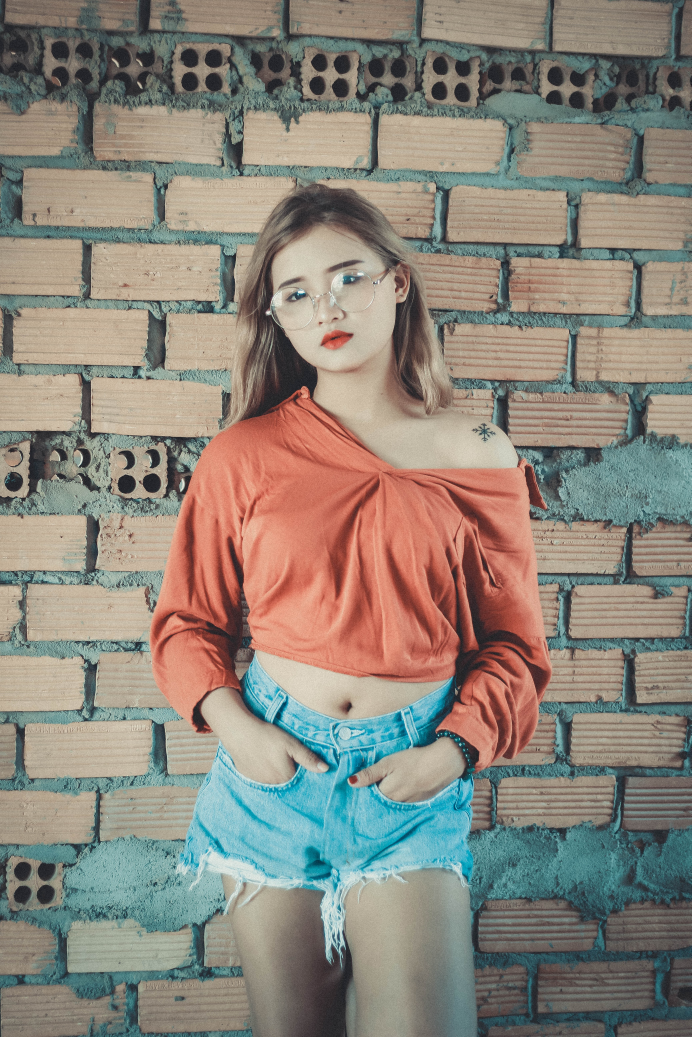
#> input picture SEM-III/ML/operations/faceDetection_Python/img3.jpg, 3456 x 5184 px (shown at 1/5 size)
$ python faceDetection2.py
#> lines starting #> are read from the running program, lines starting #| are printed output that depends on the picture
import matplotlib.pyplot as plt
import cv2

img1 = cv2.imread("img3.jpg")
#> img1 is the input picture: shape (5184, 3456, 3); mean B, G, R 123.1, 133.6, 140.4
print(img1)
#> (printed output is left out)
print(img1.shape)  # (4882, 3255, 3)
#| (5184, 3456, 3)

grayimg1 = cv2.cvtColor(img1, cv2.COLOR_BGR2GRAY)
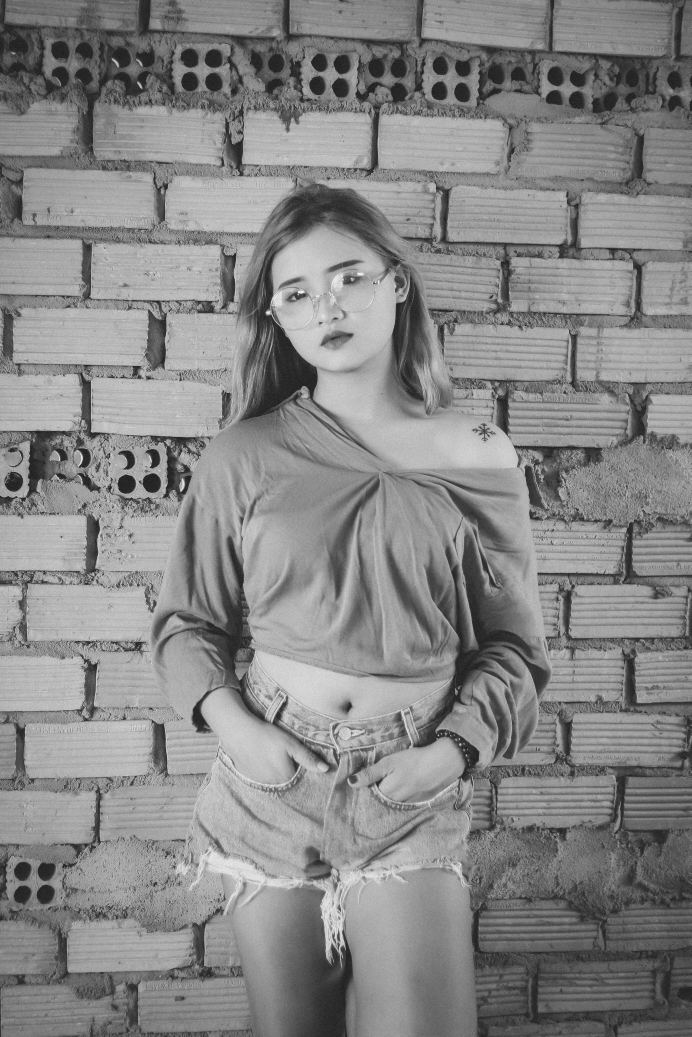
#> grayimg1: shape (5184, 3456) (shown at 1/5 size); min 1, max 254, mean 134.5
print(grayimg1.shape)
#| (5184, 3456)

face1 = cv2.CascadeClassifier(cv2.data.haarcascades + "haarcascade_frontalface_alt2.xml")
eye1 = cv2.CascadeClassifier(cv2.data.haarcascades + "haarcascade_lefteye_2splits.xml")
mouth1 = cv2.CascadeClassifier(cv2.data.haarcascades + "haarcascade_smile.xml")

eye = eye1.detectMultiScale(img1, scaleFactor=1.1, minNeighbors=5, minSize=(40, 40))
#> eye = [[1417, 1375, 161, 161], [1708, 1272, 185, 185]]
face = face1.detectMultiScale(img1, scaleFactor=1.1, minNeighbors=5, minSize=(40, 40))
#> face = [[1283, 1160, 711, 711]]
mouth = mouth1.detectMultiScale(img1, scaleFactor=1.1, minNeighbors=5, minSize=(4000, 4000))
#> mouth = ()

for x,y,w,h in face:
#> (the run stopped early here; a loop or call above may not have finished)
